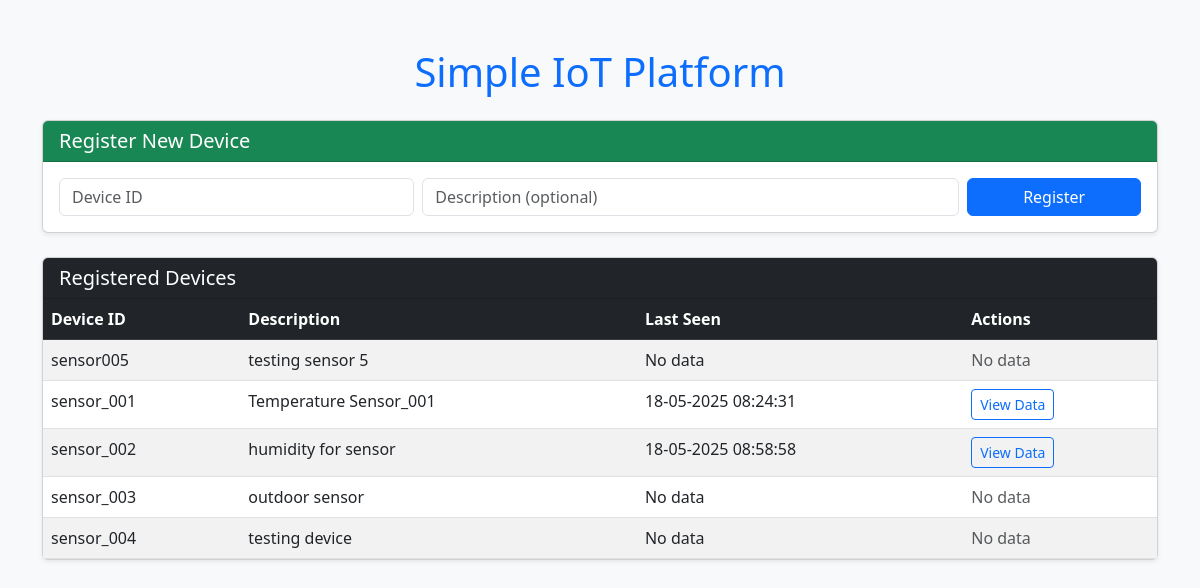
The page / on the database its author committed.
### main.py (models this page shows)
class Device(db.Model):
    device_id = db.Column(db.String(50), unique=True, nullable=False, primary_key=True)
    description = db.Column(db.String(200), nullable=True)
    sensordatas = db.relationship('SensorData', back_populates="device")

class SensorData(db.Model):
    id = db.Column(db.Integer, primary_key=True)
    device_id = db.Column(db.ForeignKey('device.device_id'), nullable=False)
    data = db.Column(db.Text, nullable=False)
    timestamp = db.Column(db.DateTime, nullable=False, default=datetime.utcnow)
    device = db.relationship('Device', back_populates="sensordatas")

### main.py (the view)
@app.route('/')
def test():
    devices = Device.query.order_by(Device.device_id).all()
    return render_template('index.html', devices=devices, parse_time=parse_time)

### main.py (called while the page is built)
def parse_time(time):
    return time.strftime('%d-%m-%Y %H:%M:%S')

### templates/index.html (shortened to what this page needs)
<!DOCTYPE html>
<html lang="en">
<head>
    <link href="https://cdn.jsdelivr.net/npm/bootstrap@5.3.0/dist/css/bootstrap.min.css" rel="stylesheet">
</head>
<body class="bg-light">
    <div class="container py-5">
        <h1 class="mb-4 text-center text-primary">Simple IoT Platform</h1>
        <div class="card mb-4 shadow-sm">
            <div class="card-header bg-success text-white">
                <h5 class="mb-0">Register New Device</h5>
            </div>
            <div class="card-body">
                <form method="POST" action="{{ url_for('register_device_ui') }}">
                    <div class="row g-2 align-items-center">
                        <div class="col-md-4">
                            <input type="text" class="form-control" name="device_id" placeholder="Device ID" required>
                        </div>
                        <div class="col-md-6">
                            <input type="text" class="form-control" name="description" placeholder="Description (optional)">
                        </div>
                        <div class="col-md-2">
                            <button type="submit" class="btn btn-primary w-100">Register</button>
                        </div>
                    </div>
                </form>
            </div>
        </div>
        <div class="card shadow-sm">
            <div class="card-header bg-dark text-white">
                <h5 class="mb-0">Registered Devices</h5>
            </div>
            <div class="card-body p-0">
                <table class="table table-striped table-hover mb-0">
                    <thead class="table-dark">
                        <tr>
                            <th scope="col">Device ID</th>
                            <th scope="col">Description</th>
                            <th scope="col">Last Seen</th>
                            <th scope="col">Actions</th>
                        </tr>
                    </thead>
                    <tbody>
                    {% for device in devices %}
                        <tr>
                            <td>{{ device.device_id }}</td>
                            <td>{{ device.description or 'N/A' }}</td>
                            <td>
                                {% if device.sensordatas %}
                                    {{ parse_time(device.sensordatas[0].timestamp) }}
                                {% else %}
                                    No data
                                {% endif %}
                            </td>
                            <td>
                                {% if device.sensordatas %}
                                    <a href="{{ url_for('device', device_id=device.device_id) }}" class="btn btn-sm btn-outline-primary">View Data</a>
                                {% else %}
                                    <span class="text-muted">No data</span>
                                {% endif %}
                            </td>
                        </tr>
                    {% endfor %}
                    </tbody>
                </table>
            </div>
        </div>
    </div>
</body>
</html>

### rows shown on the page
Device: device_id "sensor005", description "testing sensor 5", shows "No data"
Device: device_id "sensor_001", description "Temperature Sensor_001"
SensorData: timestamp "18-05-2025 08:24:31"
Device: device_id "sensor_002", description "humidity for sensor"
SensorData: timestamp "18-05-2025 08:58:58"
Device: device_id "sensor_003", description "outdoor sensor", shows "No data"
Device: device_id "sensor_004", description "testing device", shows "No data"
